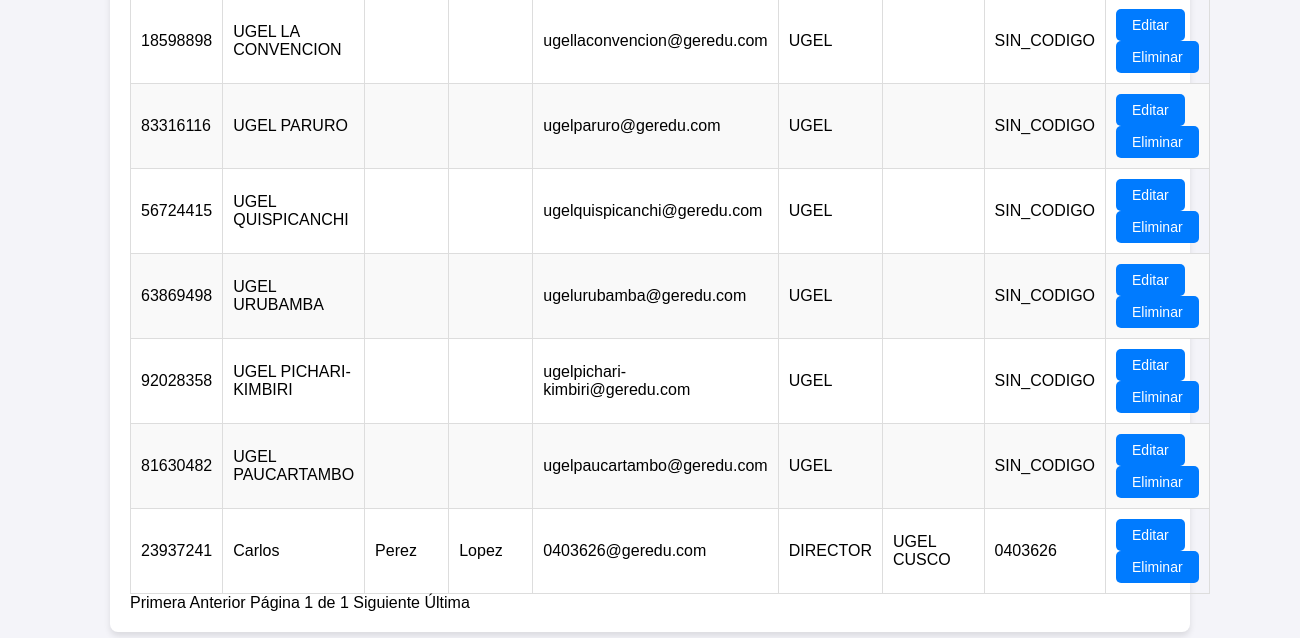
/control_usuarios/ (signed in, lower part), run on an earlier commit of the app's database.
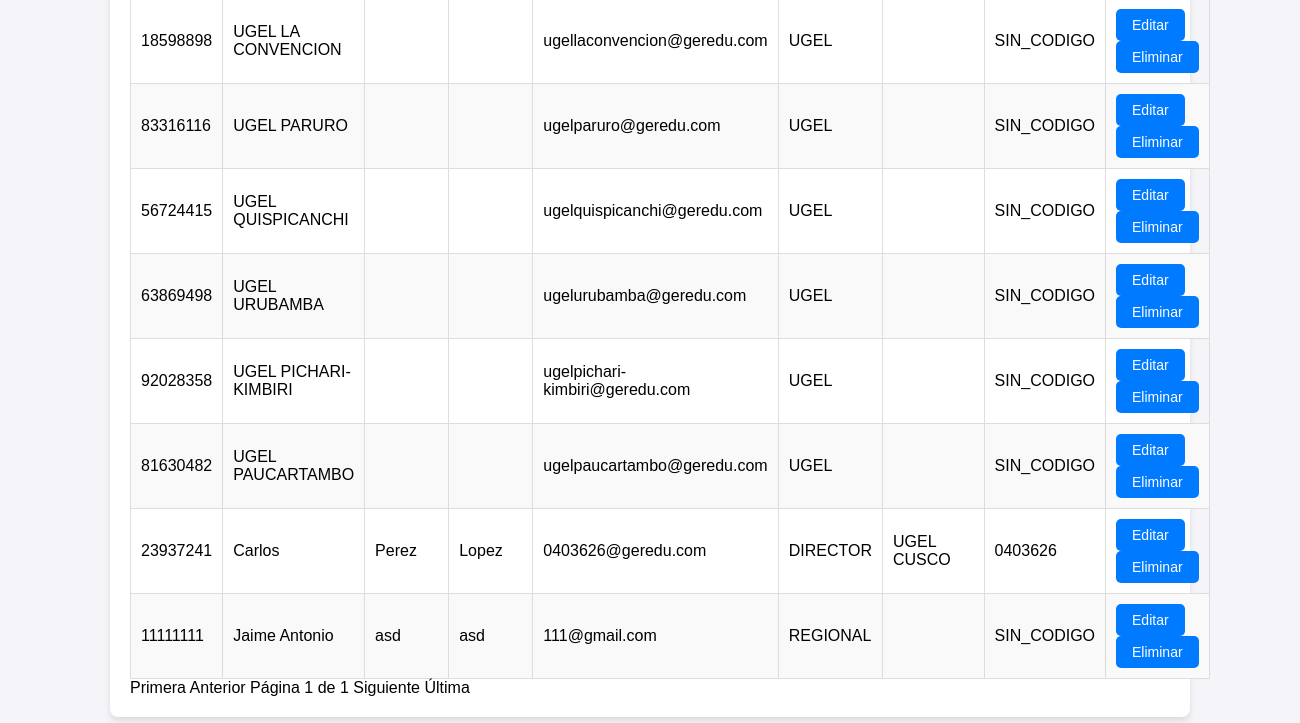
And on a later commit of the database.
### app/models.py (models this page shows, shortened)
class Usuario(AbstractBaseUser):
    dni = models.IntegerField(unique=True)
    nombre = models.CharField(max_length=255)
    apellido_paterno = models.CharField(max_length=255)
    apellido_materno = models.CharField(max_length=255)
    email = models.EmailField(unique=True)
    telefono = models.CharField(max_length=20, blank=True, null=True)
    tipo_usuario = models.CharField(max_length=15, choices=[
        ('REGIONAL', 'Usuario Regional'),
        ('UGEL', 'Usuario UGEL'),
        ('DIRECTOR', 'Director'),
    ])
    estado = models.CharField(max_length=10, choices=[
        ('ACTIVO', 'Activo'),
        ('INACTIVO', 'Inactivo'),
    ], default='ACTIVO')
    permisos = models.JSONField(default=dict, blank=True, null=True)
    ugel = models.ForeignKey('Ugel', on_delete=models.SET_NULL, null=True, blank=True, related_name="usuarios")
    codigo_modular = models.CharField(max_length=15, blank=True, null=True, default="SIN_CODIGO")  # Nuevo atributo para DIRECTORES
    is_staff = models.BooleanField(default=False)
    is_superuser = models.BooleanField(default=False)
    USERNAME_FIELD = 'email'
    REQUIRED_FIELDS = ['dni', 'nombre', 'apellido_paterno']
    objects = UsuarioManager()

class Ugel(models.Model):
    nombre = models.CharField(max_length=255, unique=True)
    ruc = models.CharField(max_length=11, unique=True)
    str_images = models.TextField(blank=True, null=True)

### app/views.py (the view, shortened to what this page needs)
# urls.py: path('control_usuarios/', views.control_usuarios, name='control_usuarios'),
def control_usuarios(request):
    usuarios = Usuario.objects.exclude(id=request.user.id)
    if request.user.tipo_usuario == "REGIONAL":
        usuarios = usuarios.filter(tipo_usuario__in=["REGIONAL", "UGEL", "DIRECTOR"])
    elif request.user.tipo_usuario == "UGEL":
        usuarios = usuarios.filter(tipo_usuario="DIRECTOR", ugel=request.user.ugel)
    else:
        usuarios = Usuario.objects.none()
    query = request.GET.get('query', '').strip()
    tipo_usuario = request.GET.get('tipo_usuario', '').strip()
    if tipo_usuario:
        usuarios = usuarios.filter(tipo_usuario=tipo_usuario)
    filter_ugel = request.GET.get('ugel', '').strip()
    if filter_ugel:
        usuarios = usuarios.filter(ugel__id=filter_ugel)
    paginator = Paginator(usuarios, 50)
    page_number = request.GET.get('page')  # Obtener el número de la página actual
    page_obj = paginator.get_page(page_number)  # Obtener los usuarios de la página actual
    return render(request, 'app/control_usuarios.html', {
        'page_obj': page_obj,  # Pasar el objeto de la página al template
        'ugeles': Ugel.objects.all(),  # Pasar UGELs para el filtro
        'user': request.user,  # Usuario actual
    })

### templates/app/control_usuarios.html (shortened to what this page needs)
<!DOCTYPE html>
<html lang="es">
<head>
    {% load static %}
    <link rel="stylesheet" href="{% static 'app/style-control.css' %}">
</head>
<body>
    <main class="main-container">
<table>
    <tbody>
        {% for usuario in page_obj %}
        <tr>
            <td>{{ usuario.dni }}</td>
            <td>{{ usuario.nombre }}</td>
            <td>{{ usuario.apellido_paterno }}</td>
            <td>{{ usuario.apellido_materno }}</td>
            <td>{{ usuario.email }}</td>
            <td>{{ usuario.tipo_usuario }}</td>
            <td>{{ usuario.ugel.nombre }}</td>
            <td>{{ usuario.codigo_modular }}</td>
            <td>
                <a href="{% url 'editar_usuario' usuario.id %}"><button>Editar</button></a>
                <button onclick="openDeleteModal('{{ usuario.id }}')">Eliminar</button>
            </td>
        </tr>
        {% empty %}
        <tr>
            <td colspan="9">No se encontraron usuarios.</td>
        </tr>
        {% endfor %}
    </tbody>
</table>
<div class="pagination">
    <span class="step-links">
        {% if page_obj.has_previous %}
            <a href="?page=1{% if request.GET.query %}&query={{ request.GET.query }}{% endif %}{% if request.GET.tipo_usuario %}&tipo_usuario={{ request.GET.tipo_usuario }}{% endif %}{% if request.GET.ugel %}&ugel={{ request.GET.ugel }}{% endif %}">Primera</a>
            <a href="?page={{ page_obj.previous_page_number }}{% if request.GET.query %}&query={{ request.GET.query }}{% endif %}{% if request.GET.tipo_usuario %}&tipo_usuario={{ request.GET.tipo_usuario }}{% endif %}{% if request.GET.ugel %}&ugel={{ request.GET.ugel }}{% endif %}">Anterior</a>
        {% else %}
            <a class="disabled">Primera</a>
            <a class="disabled">Anterior</a>
        {% endif %}
        <span>Página {{ page_obj.number }} de {{ page_obj.paginator.num_pages }}</span>
        {% if page_obj.has_next %}
            <a href="?page={{ page_obj.next_page_number }}{% if request.GET.query %}&query={{ request.GET.query }}{% endif %}{% if request.GET.tipo_usuario %}&tipo_usuario={{ request.GET.tipo_usuario }}{% endif %}{% if request.GET.ugel %}&ugel={{ request.GET.ugel }}{% endif %}">Siguiente</a>
            <a href="?page={{ page_obj.paginator.num_pages }}{% if request.GET.query %}&query={{ request.GET.query }}{% endif %}{% if request.GET.tipo_usuario %}&tipo_usuario={{ request.GET.tipo_usuario }}{% endif %}{% if request.GET.ugel %}&ugel={{ request.GET.ugel }}{% endif %}">Última</a>
        {% else %}
            <a class="disabled">Siguiente</a>
            <a class="disabled">Última</a>
        {% endif %}
    </span>
</div>
    </main>
</body>
</html>

### app/static/app/style-control.css (style rules this page uses)
body { font-family: Arial, sans-serif; background-color: #f4f4f9; margin: 0; padding: 0; }
.main-container { width: 80%; margin: 20px auto; background-color: #fff; border-radius: 8px; box-shadow: 0 4px 6px rgba(0, 0, 0, 0.1); padding: 20px; }
table { width: 100%; border-collapse: collapse; margin-top: 20px; }
table tr:nth-child(even) { background-color: #f9f9f9; }

### templates/app/control_usuarios.html (style rules this page uses)
button { background-color: #007bff; border: none; color: white; padding: 8px 16px; text-align: center; font-size: 14px; border-radius: 5px; cursor: pointer; transition: background-color 0.3s; }

What changed in the data, as far as the page shows it:
added Usuario: dni "11111111", nombre "Jaime Antonio", apellido_paterno "asd", apellido_materno "asd", email "111@gmail.com", tipo_usuario "REGIONAL", codigo_modular "SIN_CODIGO"
